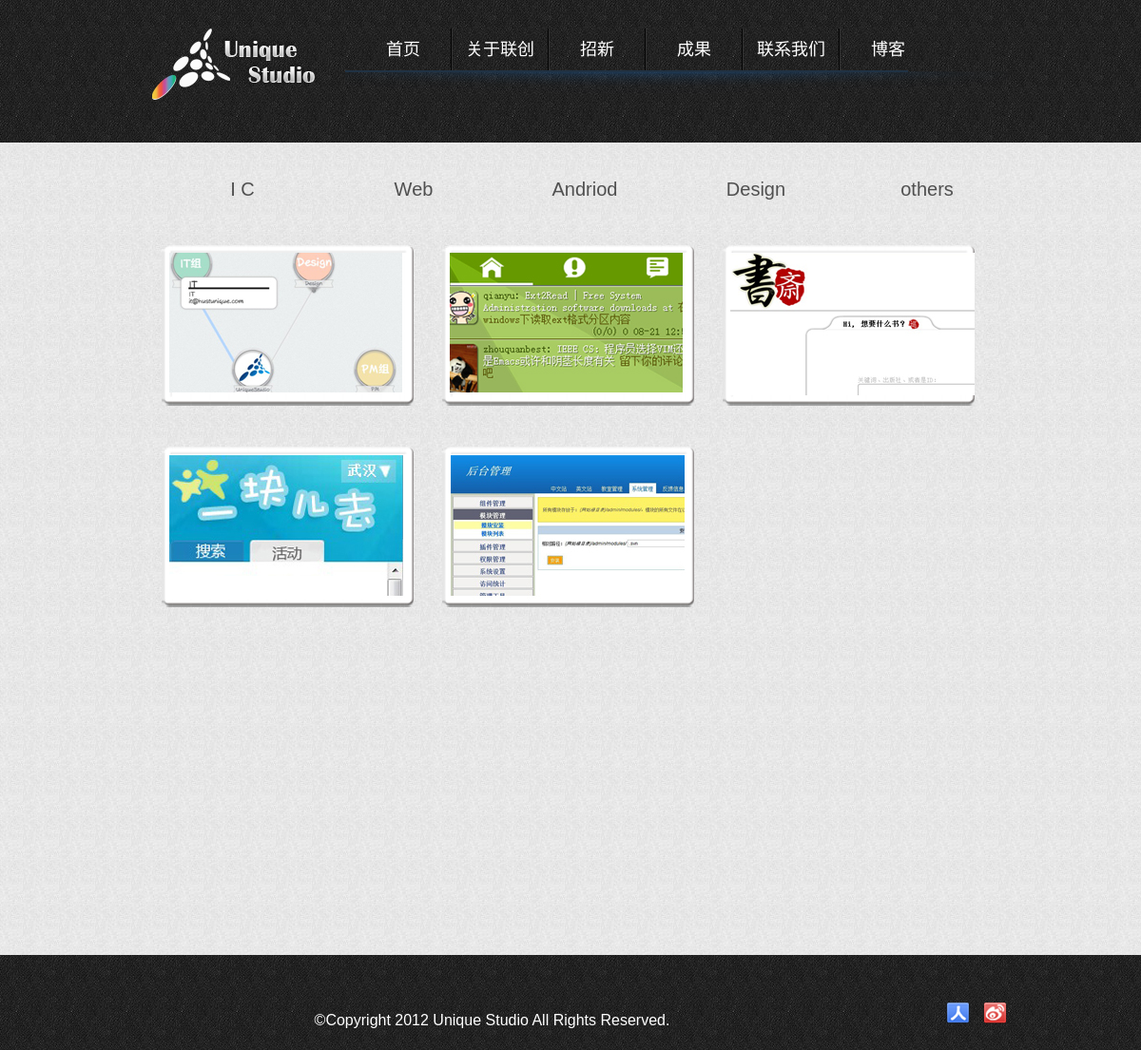
Page /history_works.php?type=2 on the committed database.
### tables this page shows
CREATE TABLE `works` (
  `id` int(11) NOT NULL AUTO_INCREMENT,
  `name` varchar(20) DEFAULT NULL,
  `type` int(11) DEFAULT NULL,
  `word` varchar(200) DEFAULT NULL,
  `src` int(11) DEFAULT NULL,
  PRIMARY KEY (`id`)
);

### history_works.php (the view, shortened to what this page needs)
<?php
   if(isset($_GET["type"]))
   {
      $type = $_GET["type"];
   }
   else
      $type = 1;
   switch($type)
   {
     case 2 : $fileName = "web";break;
   }
?>
<!DOCTYPE html>
<html>
  <head>
    <link rel="stylesheet" type="text/css" href="css/normal_nav.css">
    <link rel="stylesheet" type="text/css" href="css/history_works.css">
  </head>
<body>
    <header>
      <div id="logo_nav">
	<div id="left_logo">
	  <a href="home.html">
	    <img src="image/home/logo.png">
	  </a>
	</div>
	<nav id="right_nav">
	  <ul>
	    <li><a href="home.html" class="fir_nav"><span id="no_left">首页</span></a></li>
	    <li><a href="#" class="fir_nav"><span>关于联创</span></a>
	    </li>
	    <li><a href="#" class="fir_nav"><span>招新</span></a>
	    </li>
	    <li><a href="#"class="fir_nav"><span>成果</span></a>
	    </li>
	    <li><a href="contact.php" class="fir_nav"><span>联系我们</span></a></li>
	    <li><a href="http://blog.hustunique.com" target="_blank"  class="fir_nav"><span id="no_right">博客</span></a></li>
	  </ul>
	  <div id="bottom_line">
	    <img src="image/home/nav_footer.png">
	  </div>
	</nav>
      </div>
    </header>
    <section>
      <div id="history">
        <div id="tags">
	 <a href="history_works.php?type=1"><span class="tag" id="type1" key="1">I C</span></a>
	 <a href="history_works.php?type=2"><span class="tag" id="type2" key="2">Web</span></a>
	 <a href="history_works.php?type=3"><span class="tag" id="type3" key="3">Andriod</span></a>
	 <a href="history_works.php?type=4"><span class="tag" id="type4" key="4">Design</span></a>
	 <a href="history_works.php?type=5"><span class="tag" id="type5" key="5">others</span></a>
	</div>
	<div id="content">
	   <?php
	     $count = 0;
	     $result = mysql_query(mysql_real_escape_string("SELECT * FROM works where type=$type"));
	     while($row = mysql_fetch_array($result))
	     {
	        $count++;
	        $src = $row["src"];
	        echo "<div class='frame'>";
	        echo "<div class='left_frame'>";
	        echo "</div>";
	        echo "<div class='right_frame'>";
	        echo "</div>";
		if($type==3 && ($count==5 || $count==9))
	       	{
		   echo "<img src='image/product/history/product/".$fileName."/".$src.".png'>";
		}
		else
		{
		   echo "<img src='image/product/history/product/".$fileName."/".$src.".jpg'>";
	        }
		echo "</div>";
	     }
	  ?>
	  </div>
      </div>
    </section>
    <footer>
      <div id="copyright_link">
       <div id="copyright">
	 <p>©Copyright 2012 Unique Studio All Rights Reserved.</p>
      </div>
      <div id="link_logo">
	<a href="http://page.renren.com/601317380" target="_blank"><img id="renren" src="./image/home/renren_logo.png"></a>
	<a href="http://weibo.com/uniquestudio" target="_blank"><img id="weibo" src="./image/home/weibo_logo.png"></a>
      </div>
      </div>
    </footer>
</body>
</html>

### css/normal_nav.css (style rules this page uses)
img { border:none; }
body { margin:0; }
header a,footer a { text-decoration:none; color:#000000; }
header { background:url(../image/home/bg.png) repeat; height:150px; }
header #logo_nav { height:100%; width:880px; margin:0 auto; }
header #left_logo { height:100%; float:left; }
header #left_logo img { margin-top:30px; cursor:pointer; }
header nav { height:100%; width:660px; float:left; }
header nav ul { list-style:none; margin-top:30px; }
header nav ul li { float:left; display:block; }
header nav ul li .fir_nav span { font-family:Microsoft YaHei,"Lucida Grande", "Lucida Sans Unicode", Helvetica, Arial, Verdana, sans-serif; display:block; cursor:pointer; font-size:18px; color:white; width:100px; height:44px; line-height:44px; text-align:center; border-right:solid 1px #000000; border-left:solid 1px #333333; }
header nav ul li .fir_nav #no_left { border-left:none; }
header nav ul li .fir_nav #no_right { border-right:none; }
header nav #bottom_line { height:20px; padding-left:29px; }
section { background:url(../image/home/bg_white.png) repeat; }
footer { height:100px; background:url(../image/home/bg.png) repeat; }
footer #copyright_link { width:1100px; height:100%; margin:0 auto; }
footer #copyright_link #copyright { float:left; height:100%; width:85%; }
footer #copyright_link #copyright p { margin-top:60px; color:#FFFFFF; text-align:center; }
footer #copyright_link #link_logo { float:left; height:100%; width:15%; }
footer #copyright_link #link_logo img { margin-top:50px; margin-left:10px; cursor:pointer; }

### css/history_works.css (style rules this page uses)
span,h,p { font-family:Microsoft YaHei,"Lucida Grande", "Lucida Sans Unicode", Helvetica, Arial, Verdana, sans-serif; }
#history { width:900px; margin:0 auto; }
a { text-decoration:none; }
#tags { width:100%; height:70px; }
#content { width:100%; height:785px; }
#tags span { display:block; float:left; color:#505050; font-size:20px; width:150px; height:60px; padding-top:18px; text-align:center; margin-top:20px; margin-left:30px; cursor:pointer; background-position:0px 10px; }
.frame { position:relative; height:212px; width:280px; float:left; margin-left:15px; overflow:hidden; }
.left_frame,.middle_frame,.right_frame { height:100%; float:left; }
.left_frame { width:16px; background:url(../image/product/history/left1.png) no-repeat; z-index:10; }
.right_frame { width:16px; background:url(../image/product/history/right1.png) no-repeat; }
.frame img { position:absolute; top:18px; left:13px; }

### rows in the picture
works: shows a picture
works: shows a picture
works: shows a picture
works: shows a picture
works: shows a picture
